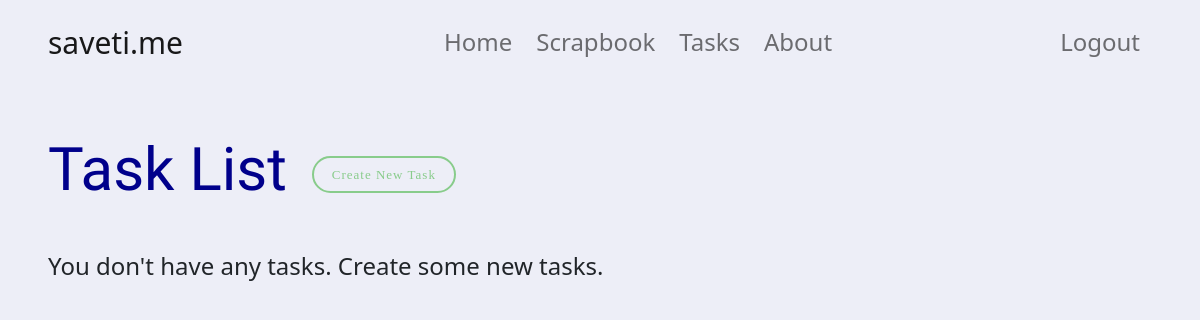
The page /list/ (signed in) on the database as committed earlier.
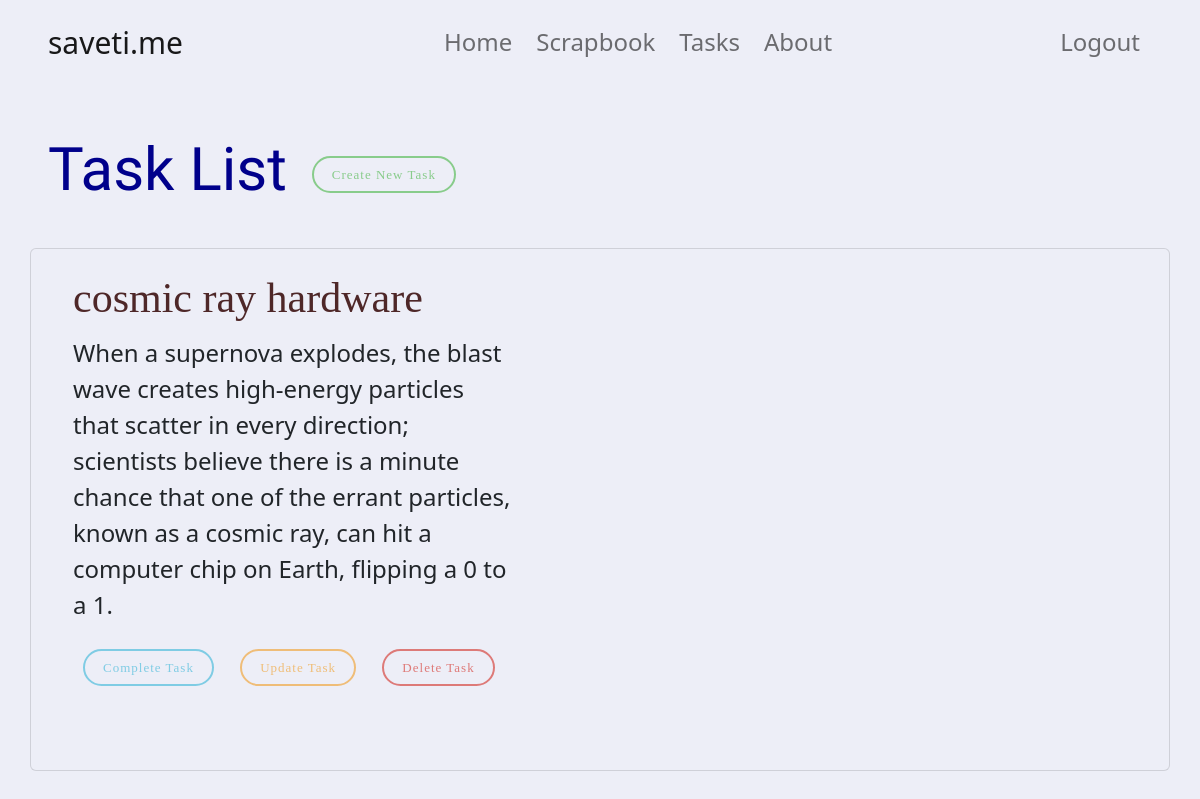
The same page on the database as committed later.
### tasks/models.py (models this page shows, shortened)
class Task(models.Model):
    title = models.CharField(max_length=30)
    complete = models.BooleanField(default=False)
    created = models.DateTimeField(auto_now_add=True)
    description = models.TextField()
    author = models.ForeignKey(User,on_delete=models.CASCADE)
    completed_picture = models.ImageField(upload_to='media',blank=True)
    class Meta:
        ordering = ('created',)

### tasks/views.py (the view)
# urls.py: path('list/',views.taskListView,name='tasklist'),
@login_required
def taskListView(request):
    tasks = Task.objects.all().filter(author=request.user,complete=False)
    context = {"tasks":tasks}
    return render(request,"tasks/list.html",context)

### templates/tasks/list.html (shortened to what this page needs)
{% extends 'base.html' %}
{% load static %}
{% block head %}
    <link rel="stylesheet" href="{% static 'css/newtask.css' %}">
{% endblock head %}
{% block content %}
    <div class="container">
        <span style="display: block;height: 50px;"></span>
        <h1 style="    font-family: 'Indie Flower', cursive; color:darkblue">Task List <a class="btn btn-success" href="{% url 'newtask' %}" role="button">Create New Task</a> </h1>
        {% if tasks.count == 0 %}
            <span style="display: block;height: 30px;"></span>
            <p>
                You don't have any tasks.
                Create some new tasks.
            </p>
        {% endif %}
        <span style="display: block;height: 30px;"></span>
        {% for task in tasks %}
            <div class="row">
                <div class="card">
                    <div class="card-body">
                        <div class="col-xs-1-12 col-md-5">
                            <h3 style=" font-family:Cambria, Cochin, Georgia, Times, 'Times New Roman', serif; color:#4e2728">{{ task.title }}</h3>
                            <p>{{ task.description }}</p>
                            <p>
                                <a href="{% url 'completetask' task.id %}" role="button" class="btn btn-info">Complete Task</a>
                                <a class="btn btn-warning" role="button" href="{% url 'updatetask' task.id %}">Update Task</a>
                                <a href="{% url 'deletetask' task.id %}" role="button" class="btn btn-danger">Delete Task</a>
                            </p>
                            <br>
                        </div>
                    </div>
                </div>
            </div>
        {% endfor %}
    </div>
{% endblock content %}

### templates/base.html (shortened to what this page needs)
{% load static %}
<!DOCTYPE html>
<html lang="en">
<head>
    {% block head %}
    {% endblock head %}
    <link href="https://cdn.jsdelivr.net/npm/bootstrap@5.0.0-beta2/dist/css/bootstrap.min.css" rel="stylesheet">
    <link rel="stylesheet" href="https://cdnjs.cloudflare.com/ajax/libs/font-awesome/4.7.0/css/font-awesome.min.css">
    <link rel="stylesheet" href="{% static 'css/base.css' %}">
</head>
<body>
    <div class="container">
        <nav class="navbar navbar-light navbar-expand-md bg-faded justify-content-center">
            <a href="/" class="navbar-brand d-flex w-50 mr-auto ml-8 pl-8">saveti.me</a>
            <div class="navbar-collapse collapse w-100" id="collapsingNavbar3">
                <ul class="navbar-nav w-100 justify-content-center">
                    <li class="nav-item active">
                        <a class="nav-link" href="{% url 'home' %}">Home</a>
                    </li>
                    <li class="nav-item">
                        <a class="nav-link" href="{% url 'scrapbookdate' %}">Scrapbook</a>
                    </li>
                    <li class="nav-item">
                        <a class="nav-link" href="{% url 'tasklist' %}">Tasks</a>
                    </li>
                    <li class="nav-item">
                        <a class="nav-link" href="{% url 'about' %}">About</a>
                    </li>
                </ul>
                {% if request.user.is_authenticated %}
                    <ul class="nav navbar-nav ml-auto w-100 justify-content-end">
                        <li class="nav-item">
                            <a class="nav-link" href="{% url 'logout' %}">Logout</a>
                        </li>
                    </ul>
                {% endif %}
            </div>
        </nav>
    </div>
    {% block content %}
    {% endblock content %}
</body>
</html>

### static/css/newtask.css (style rules this page uses)
.btn { margin-left: 10px; margin-right: 10px; }
.btn-success { font-family: Raleway-SemiBold; font-size: 13px; color: rgba(103, 192, 103, 0.75); letter-spacing: 1px; line-height: 15px; border: 2px solid rgba(103, 192, 103, 0.75); border-radius: 40px; background: transparent; transition: all 0.3s ease 0s; }
.btn-warning { font-family: Raleway-SemiBold; font-size: 13px; color: rgba(240, 173, 78, 0.75); letter-spacing: 1px; line-height: 15px; border: 2px solid rgba(240, 173, 78, 0.75); border-radius: 40px; background: transparent; transition: all 0.3s ease 0s; }

### static/css/base.css (style rules this page uses)
body { background-color: #edeef7; }
h1>.btn { margin-left: 10px; margin-right: 10px; }
h1>.btn-success { font-family: Raleway-SemiBold; font-size: 13px; color: rgba(103, 192, 103, 0.75); letter-spacing: 1px; line-height: 15px; border: 2px solid rgba(103, 192, 103, 0.75); border-radius: 40px; background: transparent; transition: all 0.3s ease 0s; }
.btn-warning { font-family: Raleway-SemiBold; font-size: 13px; color: rgba(240, 173, 78, 0.75); letter-spacing: 1px; line-height: 15px; border: 2px solid rgba(240, 173, 78, 0.75); border-radius: 40px; background: transparent; transition: all 0.3s ease 0s; }
.btn-danger { font-family: Raleway-SemiBold; font-size: 13px; color: rgba(217, 83, 78, 0.75); letter-spacing: 1px; line-height: 15px; border: 2px solid rgba(217, 83, 78, 0.75); border-radius: 40px; background: transparent; transition: all 0.3s ease 0s; }
.btn-info { font-family: Raleway-SemiBold; font-size: 13px; color: rgba(91, 192, 222, 0.75); letter-spacing: 1px; line-height: 15px; border: 2px solid rgba(91, 192, 222, 0.75); border-radius: 40px; background: transparent; transition: all 0.3s ease 0s; }
.card { background-color: #edeef7; }

### templates/base.html (style rules this page uses)
* { font-size: x-large; }

Rows that differ between the two databases and show on the page:
added Task: title "cosmic ray hardware", description "When a supernova explodes, the blast wave creates high-energy particles that scatter in every direction; scientists believe there is a minute chance that one of the errant particles, known as a cosmic ray, can hit a computer chip on Earth, flipping a 0 to a 1."
Other text that changed with them:
text no longer shown: "You don't have any tasks. Create some new tasks."
